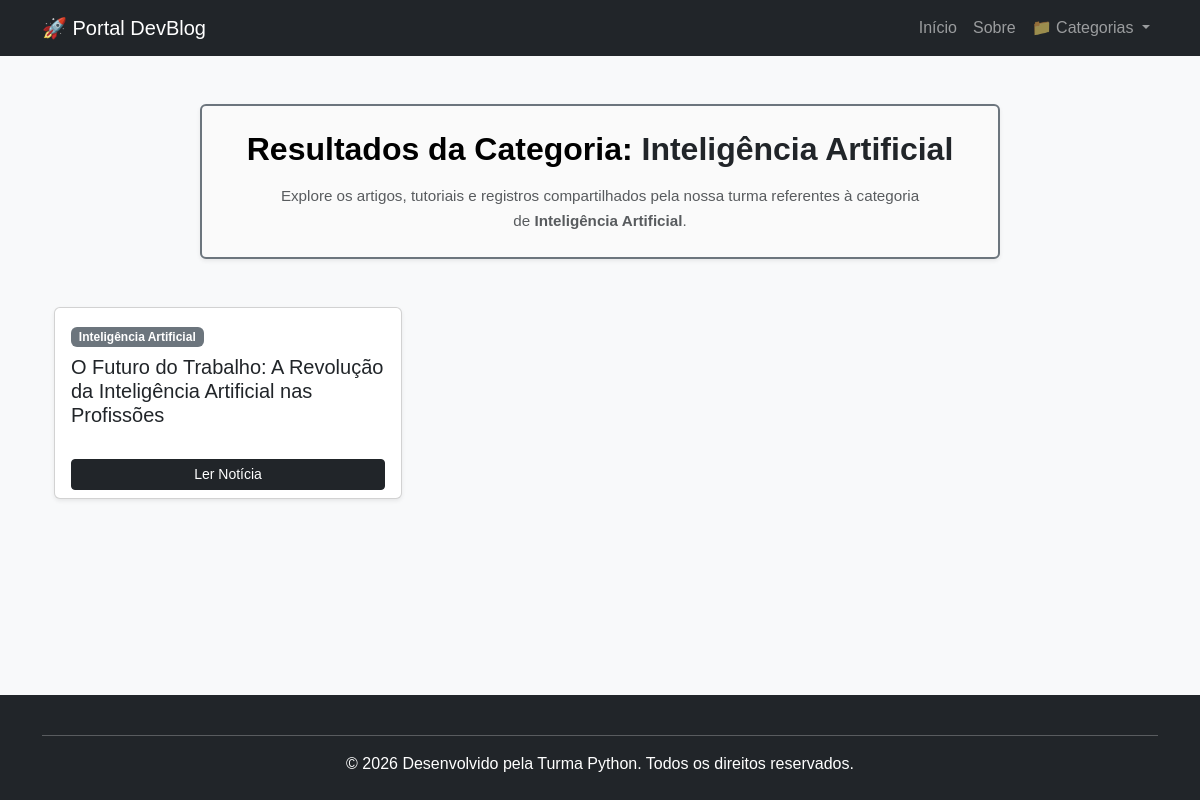
Screenshot of /?categoria=3 with the database file from the repository.
### blog/models.py (models this page shows, shortened)
class Categoria(models.Model):
    nome = models.CharField(max_length=100)

class Artigo(models.Model):
    titulo = models.CharField(max_length=200)
    conteudo = models.TextField()
    data_publicacao = models.DateTimeField(auto_now_add=True)
    categoria = models.ForeignKey(Categoria, on_delete=models.CASCADE)
    autor = models.CharField(max_length=50, default="Admin")

### blog/views.py (the view)
# urls.py: path('', views.home, name="home"),
def home(request):
    categoria_id = request.GET.get('categoria')
    noticias = Artigo.objects.all().order_by('-data_publicacao')
    categorias = Categoria.objects.all()
    categoria_selecionada = None
    if categoria_id:
        categoria_selecionada = get_object_or_404(Categoria, id=categoria_id)
        noticias = noticias.filter(categoria_id=categoria_id)
    contexto = {
        'lista_artigos': noticias,
        'lista_categorias': categorias,
        'categoria_atual': categoria_selecionada,
    }
    return render(request, 'blog/index.html', contexto)

### blog/templates/blog/index.html (shortened to what this page needs)
{% extends 'blog/base.html' %}
{% block content %}
    <div class="container">
        <div class="text-center p-4 mb-5 border border-secondary border-2 rounded mx-auto shadow-sm" style="max-width: 800px; background-color: #fafafa;">
            <h2 class="fw-bold mb-3" style="color: #000000;">
                {% if categoria_atual %}
                    Resultados da Categoria: <span class="text-dark">{{ categoria_atual.nome }}</span>
                {% else %}
                    Últimas Notícias
                {% endif %}
            </h2>
            <p class="text-muted mb-0 mx-auto" style="max-width: 650px; font-size: 0.95rem; line-height: 1.6;">
                {% if categoria_atual %}
                    Explore os artigos, tutoriais e registros compartilhados pela nossa turma referentes à categoria de <strong>{{ categoria_atual.nome }}</strong>.
                {% else %}
                    Bem-vindo ao nosso mural de novidades! Aqui você encontra os últimos artigos, projetos e aprendizados documentados pelos desenvolvedores da Turma Python.
                {% endif %}
            </p>
        </div>
        <div class="row row-cols-1 row-cols-md-3 g-4">
            {% for noticia in lista_artigos %}
                <div class="col">
                    <div class="card h-100 shadow-sm">
                        <div class="card-body">
                            <span class="badge bg-secondary mb-2">{{ noticia.categoria.nome }}</span>
                            <h5 class="card-title">{{ noticia.titulo }}</h5>
                        </div>
                        <div class="card-footer bg-transparent border-top-0">
                            <a href="{% url 'detalhe_noticia' noticia.id %}" class="btn btn-dark btn-sm w-100">Ler Notícia</a>
                        </div>
                    </div>
                </div>
            {% empty %}
                <div class="col-12 text-center py-5">
                    <p class="text-muted fs-5">Nenhuma notícia encontrada para esta categoria.</p>
                    <a href="{% url 'home' %}" class="btn btn-outline-dark btn-sm">Ver todas as notícias</a>
                </div>
            {% endfor %}
        </div>
    </div>
{% endblock %}

### blog/static/blog/css/style.css (style rules this page uses)
body { background-color: #f0f8ff; font-family: Arial, sans-serif; }

### rows the page displays
Categoria: nome "Inteligência Artificial"
Artigo: categoria.nome "Inteligência Artificial", titulo "O Futuro do Trabalho: A Revolução da Inteligência Artificial nas Profissões"
